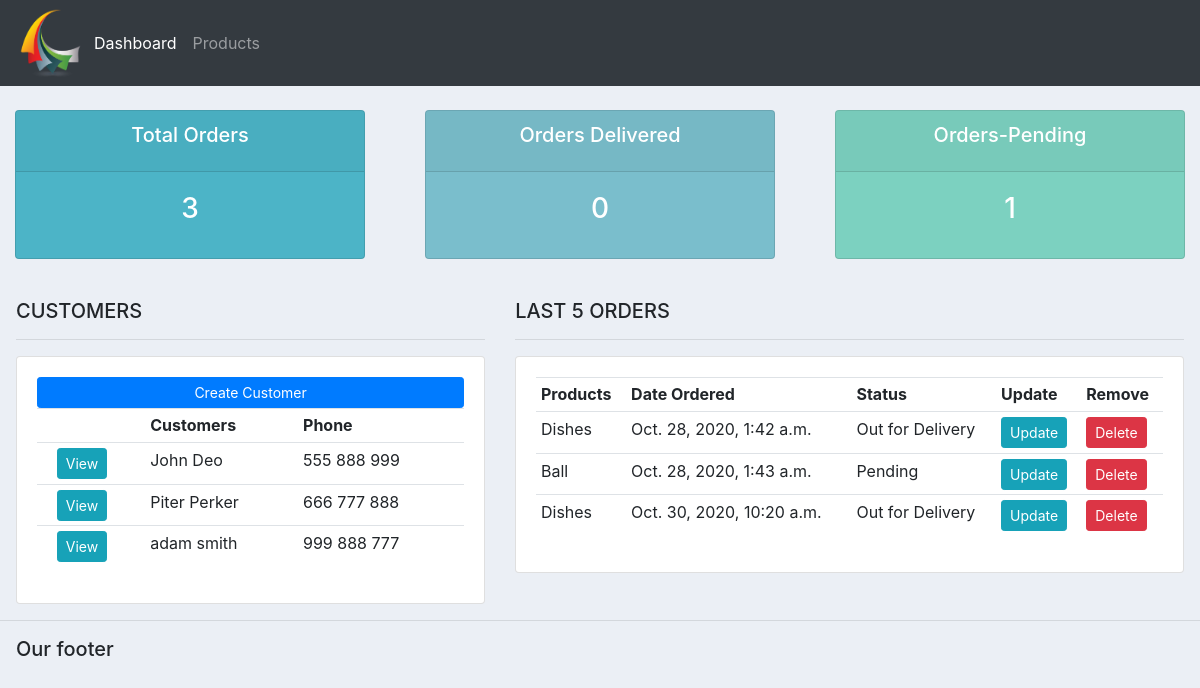
The app's page /, older data.
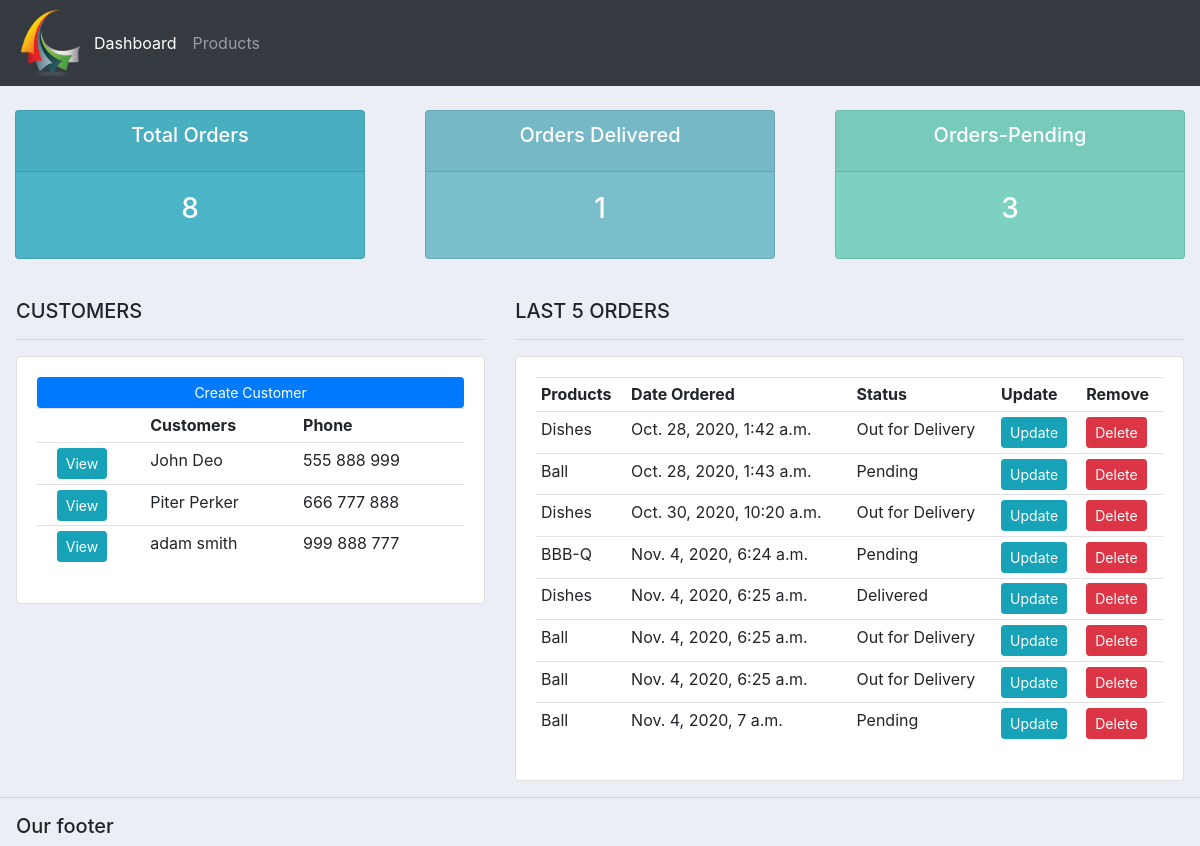
The same page, newer data.
### accounts/models.py (models this page shows, shortened)
class Customer(models.Model):
    name = models.CharField(max_length=200, null=True)
    phone = models.CharField(max_length=200, null=True)
    email = models.CharField(max_length=200, null=True)
    date_created = models.DateTimeField(auto_now_add=True, null=True)

class Order(models.Model):
    STATUS = (  ('Pending', 'Pending'),
                ('Out for Delivery', 'Out for Delivery'),
                ('Delivered', 'Delivered')
             )
    customer = models.ForeignKey(Customer, null=True, on_delete=models.SET_NULL)
    product = models.ForeignKey(Product, null=True, on_delete=models.SET_NULL)
    date_created = models.DateTimeField(auto_now_add=True, null=True)
    status = models.CharField(max_length=200, null=True, choices=STATUS)
    note = models.CharField(max_length=1000, null=True)

class Product(models.Model):
    CATEGORY = (    ('Indoor', 'Indoor'),
                    ('Outdoor', 'Outdoor')
               )
    name = models.CharField(max_length=200, null=True)
    price = models.CharField(max_length=200, null=True)
    category = models.CharField(max_length=200, null=True, choices=CATEGORY)
    description = models.CharField(max_length=200, null=True, blank=True)
    date_created = models.DateTimeField(auto_now_add=True, null=True)
    tags = models.ManyToManyField(Tag)
    def __str__(self):
        return self.name

### accounts/views.py (the view)
# urls.py: 2. Add a URL to urlpatterns:  path('', views.home, name='home')
def home(request):
    orders = Order.objects.all()
    customers = Customer.objects.all()
    total_orders = orders.count()
    delivered =  orders.filter(status='Delivered').count()
    pending =  orders.filter(status='Pending').count()
    context = { 'orders':orders, 'customers':customers,
                'total_orders':total_orders, 'delivered':delivered,
                'pending':pending}
    return render(request, 'accounts/dashboard.html', context)

### accounts/templates/accounts/dashboard.html
{% extends 'accounts/main.html' %}
{% block content %}
{% include 'accounts/status.html' %}
<br>
<div class="row pl-3 pr-3">
  <div class="col-md-5">
    <h5>CUSTOMERS</h5>
    <hr>
    <div class="card card-body">
      <a class="btn btn-primary btn-sm btn-block" href="">
        Create Customer
      </a>
      <table class="table table-sm">
        <tr>
          <th></th>
          <th></th>
          <th>Customers</th>
          <th>Phone</th>
        </tr>
        {% for customer in customers %}
        <tr>
          <td></td>
          <td><a class="btn btn-sm btn-info" href="{% url 'customers' customer.id %}">View</a></td>
          <td>{{ customer.name }}</td>
          <td>{{ customer.phone }}</td>
        </tr>
        {% endfor %}
      </table>
    </div>
  </div>
  <div class="col-md-7">
    <h5>LAST 5 ORDERS</h5>
    <hr>
    <div class="card card-body">
      <table class="table table-sm">
        <tr>
          <th>Products</th>
          <th>Date Ordered</th>
          <th>Status</th>
          <th>Update</th>
          <th>Remove</th>
        </tr>
        {% for order in orders %}
        <tr>
          <td>{{ order.product }}</td>
          <td>{{ order.date_created }}</td>
          <td>{{ order.status }}</td>
          <td><a class="btn btn-sm btn-info" href="{% url 'update_order' order.id %}">Update</a></td>
          <td><a class="btn btn-sm btn-danger" href="{% url 'delete_order' order.id %}">Delete</a></td>
        </tr>
        {% endfor%}
      </table>
    </div>
  </div>
</div>
{% endblock %}

### accounts/templates/accounts/main.html (shortened to what this page needs)
{% load static %}
<!DOCTYPE html>
<html lang="en" dir="ltr">
  <head>
    <link rel="stylesheet" href="https://stackpath.bootstrapcdn.com/bootstrap/4.3.1/css/bootstrap.min.css"
>
    <link rel="stylesheet" type="text/css" href="{% static '/css/main.css' %}">
  </head>
  <body>
    {% include 'accounts/navbar.html' %}
    {% block content %}
    {% endblock %}
    <hr>
    <h5 class="pl-3">Our footer</h5>
  </body>
</html>

### accounts/templates/accounts/navbar.html (shortened to what this page needs)
{% load static %}
<nav class="navbar navbar-expand-lg navbar-dark bg-dark">
  <img src="{% static 'images/logo.png' %}" height="70px" width="70px" alt="">
  <div class="collapse navbar-collapse" id="navbarNav">
    <ul class="navbar-nav">
      <li class="nav-item active">
        <a class="nav-link" href=" {% url 'home' %} ">Dashboard<span class="sr-only">(current)</span></a>
      </li>
      <li class="nav-item">
        <a class="nav-link" href="{% url 'products' %}">Products</a>
      </li>
    </ul>
  </div>
</nav>

### accounts/templates/accounts/status.html
<br>
<div class="row">
  <div class="col">
    <div class="col-md">
      <div class="card text-center text-white mb-3" id="total-orders">
        <div class="card-header">
          <h5 class="card-title">Total Orders</h5>
        </div>
        <div class="card-body">
          <h3 class="card-title">{{ total_orders }}</h3>
        </div>
      </div>
    </div>
  </div>
  <div class="col">
    <div class="col-md">
      <div class="card text-center text-white mb-3" id="orders-delivered">
        <div class="card-header">
          <h5 class="card-title">Orders Delivered</h5>
        </div>
        <div class="card-body">
          <h3 class="card-title">{{ delivered }}</h3>
        </div>
      </div>
    </div>
  </div>
<div class="col">
  <div class="col-md">
    <div class="card text-center text-white mb-3" id="orders-pending">
      <div class="card-header">
        <h5 class="card-title">Orders-Pending</h5>
      </div>
      <div class="card-body">
        <h3 class="card-title">{{ pending }}</h3>
      </div>
    </div>
  </div>
</div>
</div>

### static/css/main.css (style rules this page uses)
body { background-color: #ebeff5; }
#total-orders { background-color: #4cb4c7; }
#orders-delivered { background-color: #7abecc; }
#orders-pending { background-color: #7CD1C0; }

Row changes from the older to the newer data that the page shows:
added Order: product "BBB-Q", date_created "Nov. 4, 2020, 6:24 a.m.", status "Pending"
added Order: product "Dishes", date_created "Nov. 4, 2020, 6:25 a.m.", status "Delivered"
added Order: product "Ball", date_created "Nov. 4, 2020, 6:25 a.m.", status "Out for Delivery"
added Order: product "Ball", date_created "Nov. 4, 2020, 6:25 a.m.", status "Out for Delivery"
added Order: product "Ball", date_created "Nov. 4, 2020, 7 a.m.", status "Pending"
Text that changed along with them:
{{ total_orders }}: "3" → "8"
{{ delivered }}: "0" → "1"
{{ pending }}: "1" → "3"
